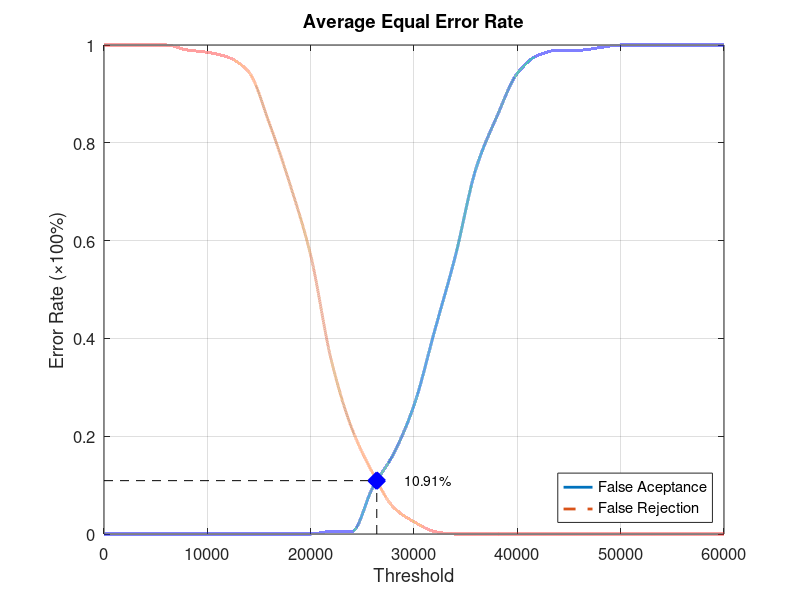
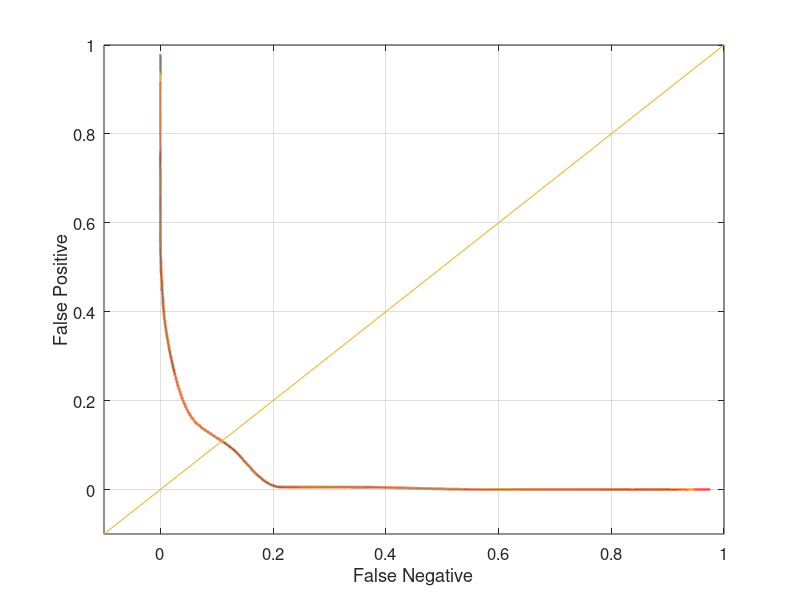

These charts were generated, in order, by the following MATLAB code:
function yEER = Database2_2
close all;
clear;
clc;
x = 0:2000:60000;
xq = 0:0.5:60000;

y0 = [0 0 0 0 0 0 0 0 0 0 0 0.00526316 0.00526316 0.0947368 0.163158 0.263158 0.415789 0.568421 0.747368 0.852632 0.942105 0.978947 0.989474 0.989474 0.994737 1 1 1 1 1 1];
yy0 = interp1(x, y0, xq, 'pchip');
y1 = [1 1 1 1 0.99 0.985 0.975 0.945 0.84 0.715 0.57 0.355 0.215 0.125 0.055 0.025 0.005 0 0 0 0 0 0 0 0 0 0 0 0 0 0];
yy1 = interp1(x, y1, xq, 'pchip');

% Calculating EER: 
y2 = abs(y0 - y1);
find(y2 == min(y2))
yy2 = abs(yy0 - yy1);
xEER = find(yy2 == min(yy2));
xEERIndex = xq(xEER) % X-axis EER
yEER = yy0(xEER) % Y-axis EER

main = figure
plot(xq, yy0,'-','LineWidth', 2);	hold on
plot(xq, yy1,'--','LineWidth', 2);	hold on
plot([xEERIndex xEERIndex], [0 yEER], 'k--');	hold on
plot([0 xEERIndex], [yEER yEER], 'k--');	hold on
plot(xEERIndex, yEER, 'bx', 'LineWidth', 10);	hold on
text(xEERIndex + 10 * xEERIndex / 100, yEER, [num2str(round((10000 * yEER)) / 100) '%'])
legend('False Aceptance', 'False Rejection', 'Location', 'SouthEast')
xlabel('Threshold')
ylabel('Error Rate (\times100%)')
title('Average Equal Error Rate')
set(gca, 'FontSize', 12)
axis([0 60000 0 1])
grid on

print(main, 'Database2_2Main', '-dpng');
FNRxFPR = figure('Color', [1 1 1]);
plot(yy1, yy0, '-', yy1, yy0, 'LineWidth', 2);
hold on
y = -0.1:0.1:1
plot(y, y); 
set(gca, 'FontSize', 12)
xlabel('False Negative')
ylabel('False Positive')
axis([-0.1 1 -0.1 1])
set(gca, 'FontSize', 12)
grid on

print(FNRxFPR, 'Database2_2FNRxFPR','-dpng');
end
